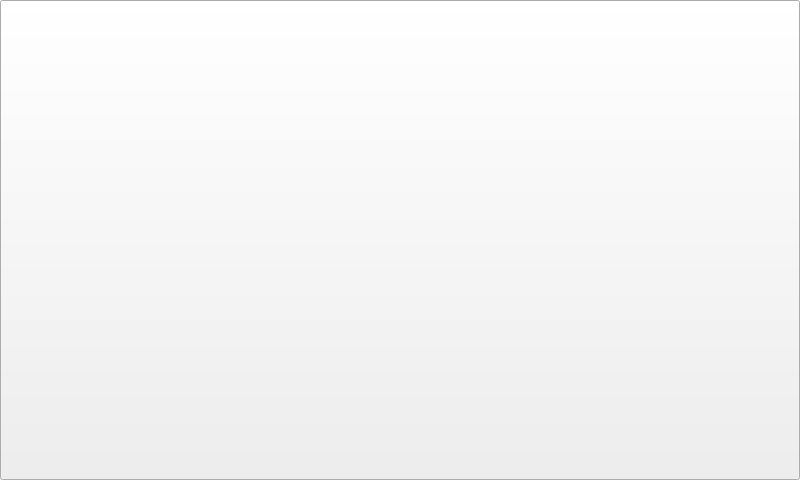
<?xml version="1.0" encoding="UTF-8"?>
<ui version="4.0">
 <class>MainWindow</class>
 <widget class="QMainWindow" name="MainWindow">
  <property name="geometry">
   <rect>
    <x>0</x>
    <y>0</y>
    <width>800</width>
    <height>480</height>
   </rect>
  </property>
  <property name="windowTitle">
   <string>MainWindow</string>
  </property>
  <property name="styleSheet">
   <string notr="true"/>
  </property>
  <widget class="QWidget" name="centralWidget">
   <widget class="QLabel" name="label">
    <property name="geometry">
     <rect>
      <x>0</x>
      <y>0</y>
      <width>800</width>
      <height>480</height>
     </rect>
    </property>
    <property name="styleSheet">
     <string notr="true">border-image: url(:/new/prefix1/world.gif);</string>
    </property>
    <property name="text">
     <string/>
    </property>
   </widget>
   <widget class="QPushButton" name="pushButton_touming">
    <property name="geometry">
     <rect>
      <x>0</x>
      <y>0</y>
      <width>800</width>
      <height>480</height>
     </rect>
    </property>
    <property name="text">
     <string/>
    </property>
   </widget>
  </widget>
 </widget>
 <layoutdefault spacing="6" margin="11"/>
 <resources/>
 <connections/>
</ui>
